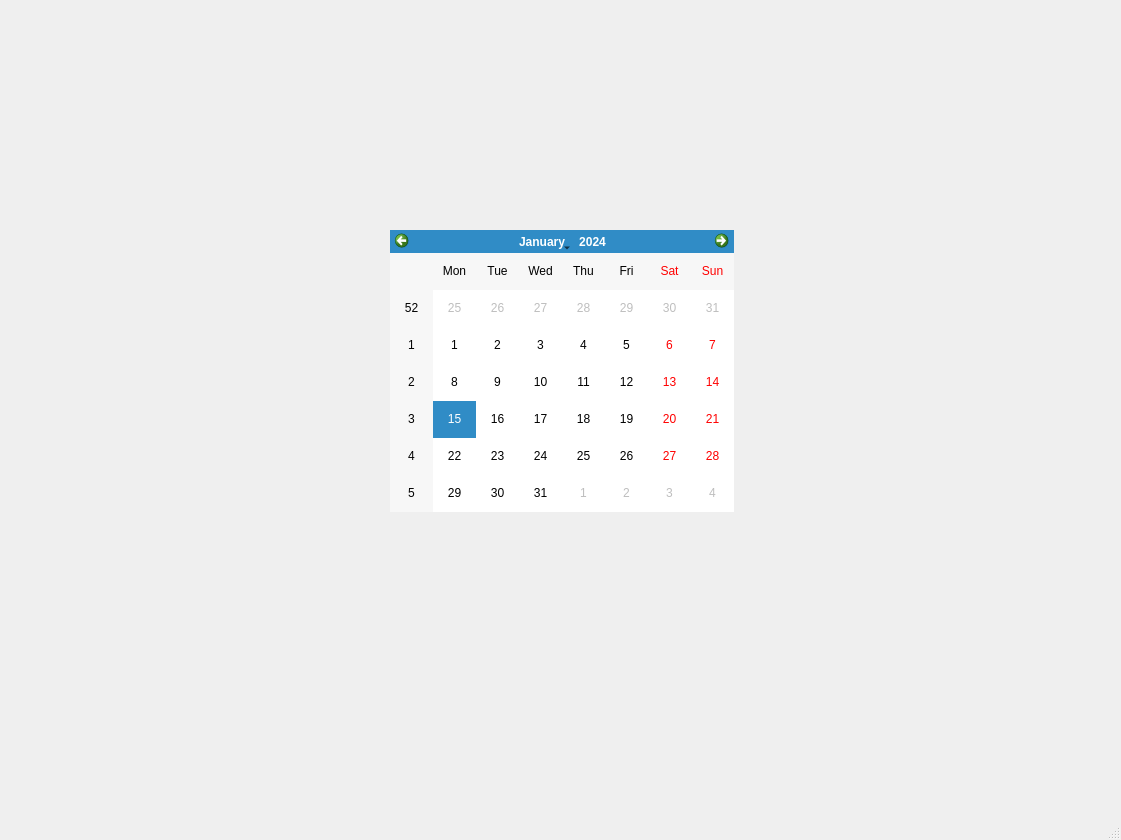
<?xml version="1.0" encoding="UTF-8"?>
<ui version="4.0">
 <class>MainWindow</class>
 <widget class="QMainWindow" name="MainWindow">
  <property name="geometry">
   <rect>
    <x>0</x>
    <y>0</y>
    <width>1121</width>
    <height>840</height>
   </rect>
  </property>
  <property name="windowTitle">
   <string>MainWindow</string>
  </property>
  <widget class="QWidget" name="centralwidget">
   <widget class="QCalendarWidget" name="calendarWidget">
    <property name="geometry">
     <rect>
      <x>390</x>
      <y>230</y>
      <width>344</width>
      <height>282</height>
     </rect>
    </property>
   </widget>
  </widget>
  <widget class="QMenuBar" name="menubar">
   <property name="geometry">
    <rect>
     <x>0</x>
     <y>0</y>
     <width>1121</width>
     <height>30</height>
    </rect>
   </property>
  </widget>
  <widget class="QStatusBar" name="statusbar"/>
 </widget>
 <resources/>
 <connections/>
</ui>
